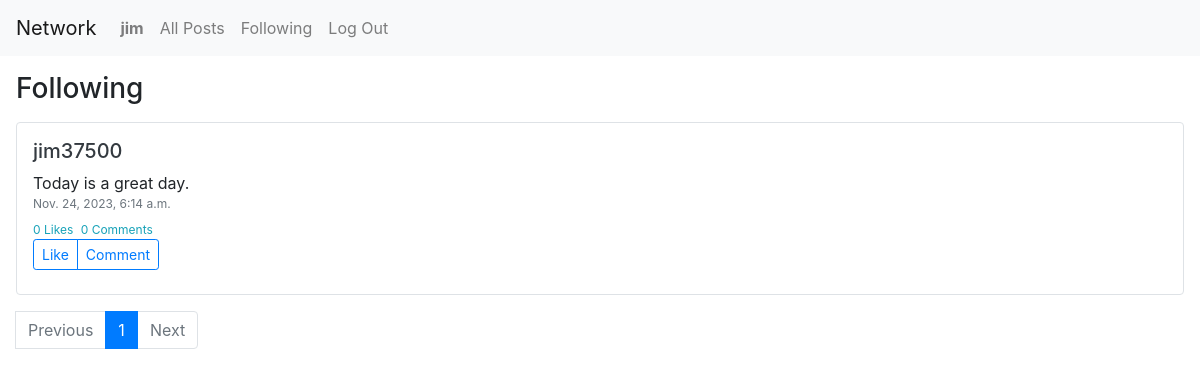
Page /following/ (signed in) on the committed database.
### network/models.py (models this page shows)
class User(AbstractUser):
    pass

class Post(models.Model):
    user = models.ForeignKey(User, on_delete=models.CASCADE, related_name="author")
    content = models.TextField()
    create_time = models.DateTimeField(auto_now_add=True)
    likes = models.IntegerField(default=0)
    comments = models.IntegerField(default=0)

### network/views.py (the view)
# urls.py: path("following/", views.following, name="following"),
@login_required
def following(request):
    following_users = request.user.following.values_list("followed_user", flat=True)
    filter_posts = Post.objects.filter(user_id__in=following_users).order_by("-create_time")
    posts = paginate_post(request, filter_posts)
    like_messages = generate_likes_list(request, posts)
    comments_list = generate_comments_list(posts)
    return render(request, "network/following.html", {
        "posts": posts,
        "likes": like_messages,
        "comments_list": comments_list
    })

### network/views.py (called while the page is built)
def paginate_post(request, filter_posts):
    posts_per_page = 10
    paginator = Paginator(filter_posts, posts_per_page)
    page_number = request.GET.get('page')
    try:
        posts = paginator.page(page_number)
    except PageNotAnInteger:
        posts = paginator.page(1)
    except EmptyPage:
        posts = paginator.page(paginator.num_pages)
    return posts

@login_required
def generate_likes_list(request, posts):
    like_messages = []
    for post in posts:
        liked = Like.objects.filter(user=request.user, post=post).exists()
        if liked:
            message = "Unlike"
        else:
            message = "Like"
        like_messages.append(message)
    return like_messages

def generate_comments_list(posts):
    comments_list = []
    for post in posts:
        comments = Comment.objects.filter(post=post)
        post.comments = comments.count()
        post.save()
        comments_list.append(comments)
    return comments_list

### network/templates/network/following.html (shortened to what this page needs)
{% extends "network/layout.html" %}
{% load static %}
{% block body %}
    <div class="mx-3 my-3">
        <h3>Following</h3>
        {% for post in posts %}
            <div class="border rounded px-3 py-3 mt-3">
                <h5><a href="{% url 'profile' post.user %}" class="text-dark">{{ post.user }}</a></h5>
                <div class="post-content" id='post-id{{ post.id }}-content'>{{ post.content }}</div>
                <div class="post-time text-secondary" id='post-id{{ post.id }}-time'>{{ post.create_time }}</div>
                <div class="post-datas mt-2 text-info">
                    <span id="post-id{{ post.id }}-count-likes">{{ post.likes }} Likes</span>
                    <span class="ml-1"><span id="post-id{{ post.id }}-count-comments">{{ post.comments }}</span> Comments</span>
                </div>
                {% if user.is_authenticated %}
                    <div class="btn-group btn-group-sm" role="group" aria-label="Small button group">
                        {% for like in likes %}
                            {% if forloop.counter0 == forloop.parentloop.counter0 %}
                                <button type="button" class="btn btn-outline-primary js-like-btn" data-post-id="{{ post.id|safe }}">{{ like }}</button>
                            {% endif %}
                        {% endfor %}
                        <button type="button" class="btn btn-outline-primary js-comment-btn" data-post-id="{{ post.id|safe }}">Comment</button>
                    </div>
                {% endif %}
            </div>
        {% endfor %}
        <nav aria-label="..." class="mt-3">
            <ul class="pagination">
                <li class="page-item">
                    {% if posts.has_previous %}
                        <a class="page-link" href="?page={{ posts.previous_page_number }}">Previous</a>
                    {% else %}
                        <li class="page-item disabled">
                            <span class="page-link">Previous</span>
                        </li>
                    {% endif %}
                </li>
                {% for page_num in posts.paginator.page_range %}
                    {% if posts.number == page_num %}
                        <li class="page-item active" aria-current="page">
                                <span class="page-link">
                                    {{ page_num }}
                            </span>
                        </li>
                    {% else %}
                        <li class="page-item"><a class="page-link" href="?page={{ page_num }}">{{ page_num }}</a></li>
                    {% endif %}
                {% endfor %}
                <li class="page-item">
                    {% if posts.has_next %}
                        <a class="page-link" href="?page={{ posts.next_page_number }}">Next</a>
                    {% else %}
                        <li class="page-item disabled">
                            <span class="page-link">Next</span>
                        </li>
                    {% endif %}
                </li>
            </ul>
        </nav>
    </div>
{% endblock %}

### network/templates/network/layout.html (shortened to what this page needs)
{% load static %}
<!DOCTYPE html>
<html lang="en">
    <head>
        <link rel="stylesheet" href="https://stackpath.bootstrapcdn.com/bootstrap/4.4.1/css/bootstrap.min.css">
        <link href="{% static 'network/styles.css' %}" rel="stylesheet">
    </head>
    <body>
        <nav class="navbar navbar-expand-lg navbar-light bg-light">
            <a class="navbar-brand" href="#">Network</a>
            <div>
                <ul class="navbar-nav mr-auto">
                    {% if user.is_authenticated %}
                        <li class="nav-item">
                            <a class="nav-link" href="{% url 'profile' user.username %}"><strong>{{ user.username }}</strong></a>
                        </li>
                    {% endif %}
                    <li class="nav-item">
                    <a class="nav-link" href="{% url 'index' %}">All Posts</a>
                    </li>
                    {% if user.is_authenticated %}
                        <li class="nav-item">
                            <a class="nav-link" href="{% url 'following' %}">Following</a>
                        </li>
                        <li class="nav-item">
                            <a class="nav-link" href="{% url 'logout' %}">Log Out</a>
                        </li>
                    {% endif %}
                </ul>
            </div>
        </nav>
        <div class="body">
            {% block body %}
            {% endblock %}
        </div>
    </body>
</html>

### network/static/network/styles.css (style rules this page uses)
.post-content { font-size: 16px; }
.post-time { font-size: 12px; }
.post-datas { font-size: 12px; }

### rows in the picture
User: username "jim"
Post: user "jim37500", content "Today is a great day.", create_time "Nov. 24, 2023, 6:14 a.m.", likes "0", comments "0", likes "Like"

### other values in the picture
{{ page_num }} "1"
